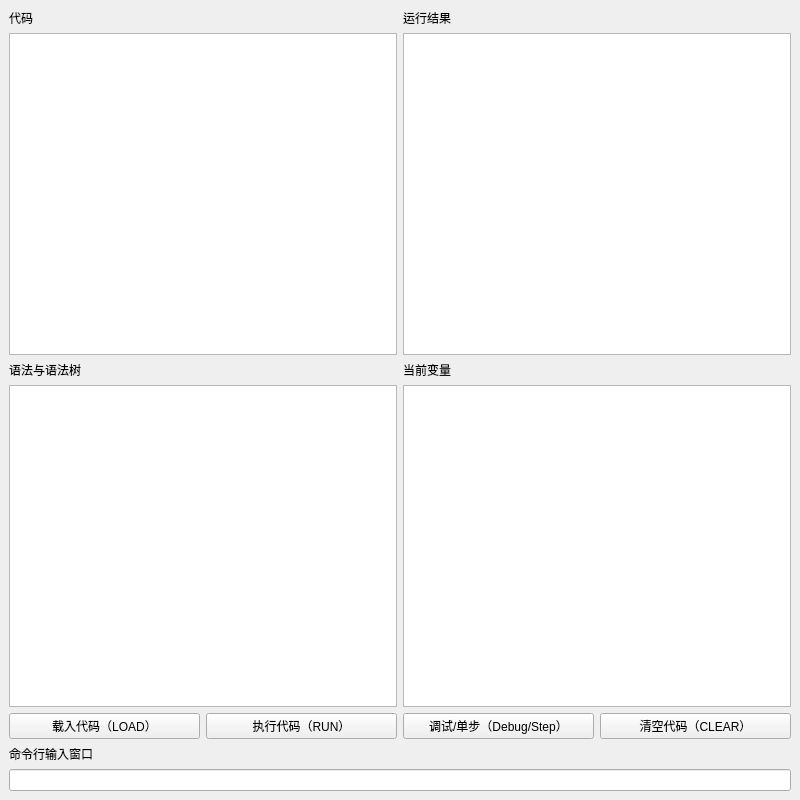
<?xml version="1.0" encoding="UTF-8"?>
<ui version="4.0">
 <class>MainWindow</class>
 <widget class="QMainWindow" name="MainWindow">
  <property name="geometry">
   <rect>
    <x>0</x>
    <y>0</y>
    <width>800</width>
    <height>800</height>
   </rect>
  </property>
  <property name="windowTitle">
   <string>MainWindow</string>
  </property>
  <widget class="QWidget" name="centralwidget">
   <layout class="QVBoxLayout" name="verticalLayout_2">
    <item>
     <layout class="QHBoxLayout" name="horizontalLayout">
      <item>
       <layout class="QVBoxLayout" name="verticalLayout_6">
        <item>
         <widget class="QLabel" name="label">
          <property name="text">
           <string>代码</string>
          </property>
         </widget>
        </item>
        <item>
         <widget class="QPlainTextEdit" name="codeInput"/>
        </item>
       </layout>
      </item>
      <item>
       <layout class="QVBoxLayout" name="verticalLayout_7">
        <item>
         <widget class="QLabel" name="label_2">
          <property name="text">
           <string>运行结果</string>
          </property>
         </widget>
        </item>
        <item>
         <widget class="QPlainTextEdit" name="resultWidget"/>
        </item>
       </layout>
      </item>
     </layout>
    </item>
    <item>
     <layout class="QHBoxLayout" name="horizontalLayout_2">
      <item>
       <layout class="QVBoxLayout" name="verticalLayout_4">
        <item>
         <widget class="QLabel" name="label_6">
          <property name="text">
           <string>语法与语法树</string>
          </property>
         </widget>
        </item>
        <item>
         <widget class="QPlainTextEdit" name="synTreeWidget"/>
        </item>
       </layout>
      </item>
      <item>
       <layout class="QVBoxLayout" name="verticalLayout">
        <item>
         <widget class="QLabel" name="label_5">
          <property name="text">
           <string>当前变量</string>
          </property>
         </widget>
        </item>
        <item>
         <widget class="QPlainTextEdit" name="variableWidget"/>
        </item>
       </layout>
      </item>
     </layout>
    </item>
    <item>
     <layout class="QHBoxLayout" name="horizontalLayout_3">
      <item>
       <widget class="QPushButton" name="loadButton">
        <property name="text">
         <string>载入代码（LOAD）</string>
        </property>
       </widget>
      </item>
      <item>
       <widget class="QPushButton" name="runButton">
        <property name="text">
         <string>执行代码（RUN）</string>
        </property>
       </widget>
      </item>
      <item>
       <widget class="QPushButton" name="debugButton">
        <property name="text">
         <string>调试/单步（Debug/Step）</string>
        </property>
       </widget>
      </item>
      <item>
       <widget class="QPushButton" name="clearButton">
        <property name="text">
         <string>清空代码（CLEAR）</string>
        </property>
       </widget>
      </item>
     </layout>
    </item>
    <item>
     <layout class="QVBoxLayout" name="verticalLayout_13">
      <item>
       <widget class="QLabel" name="label_4">
        <property name="text">
         <string>命令行输入窗口</string>
        </property>
       </widget>
      </item>
      <item>
       <widget class="QLineEdit" name="commandInput"/>
      </item>
     </layout>
    </item>
   </layout>
  </widget>
 </widget>
 <resources/>
 <connections/>
</ui>
